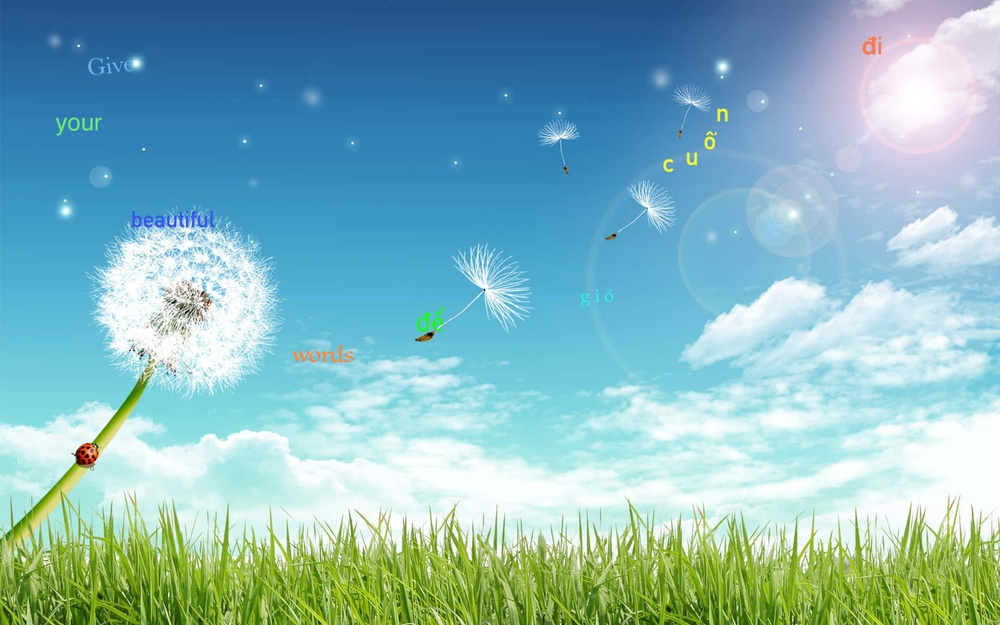
#> input picture resources/images/homebg.jpg, 1000 x 625 px, shrunk from 1920 x 1200 before the run
$ python image-to-number.py --img ../resources/images/homebg.jpg
#> lines starting #> are read from the running program, lines starting #| are printed output that depends on the picture
try:
    import argparse
    import numpy as np
    from PIL import Image

    ap = argparse.ArgumentParser()
    ap.add_argument("-i", "--img", type=str, required=True, help="Image path")
    args = vars(ap.parse_args())

    img_path = args['img']
    img = Image.open(img_path, 'r')
#> img is the input picture: PIL image 1000x625 RGB; mean R, G, B 134.3, 182.8, 189.3
    ar_img = np.asarray(img)
    img.close()
    ar_img = np.array(ar_img)
    # ar_img[ar_img >= 150] = 0
    ar_img = 255 - ar_img
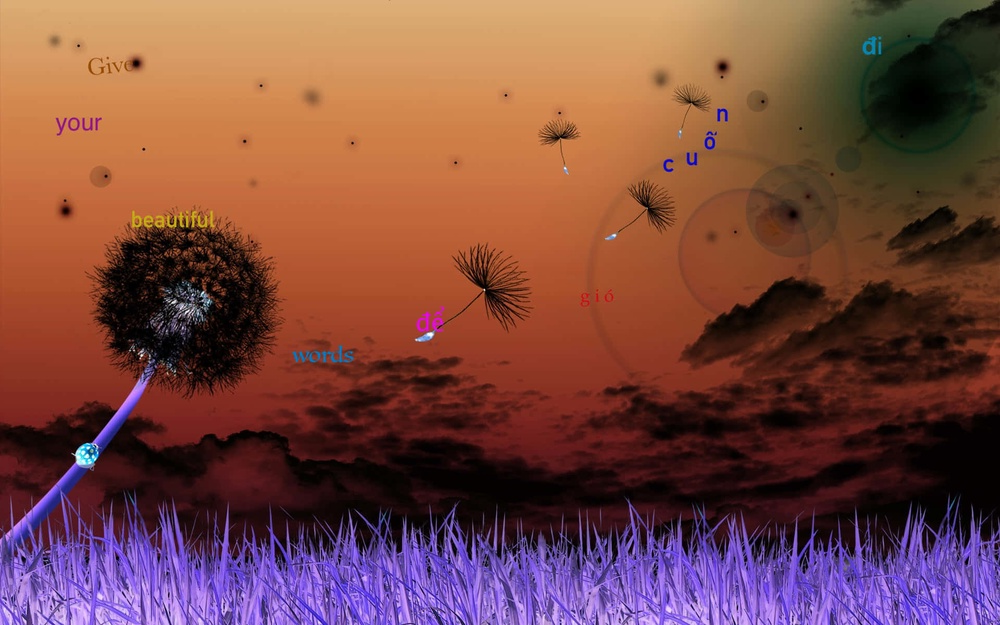
#> ar_img: shape (625, 1000, 3); mean R, G, B 120.7, 72.2, 65.7
    # Image.fromarray(ar_img).show()
    num = np.sum(ar_img)
#> num = 161637146
    print(f"number:{num}")
#| number:161637146
    exit(0)
#> (the program exits here)
